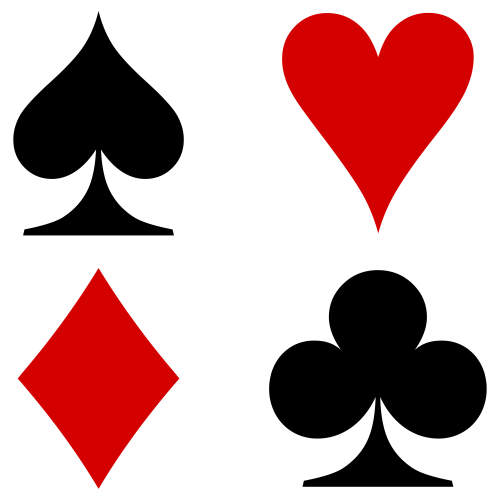
#> input picture Practice/FrenchCardsShapes.png, 500 x 500 px
$ python 12_01_moments_contours.py
#> lines starting #> are read from the running program, lines starting #| are printed output that depends on the picture; after the words box and inside, x2 and y2 are one past the last pixel; in counts of white or black regions, pixels touching at a corner belong together

import numpy as np
import cv2

im = cv2.imread('FrenchCardsShapes.png')
#> im is the input picture: shape (500, 500, 3); mean B, G, R 165.4, 165.4, 199.9
im_orig = im.copy()
im_gray = 255 - cv2.cvtColor(im, cv2.COLOR_BGR2GRAY)
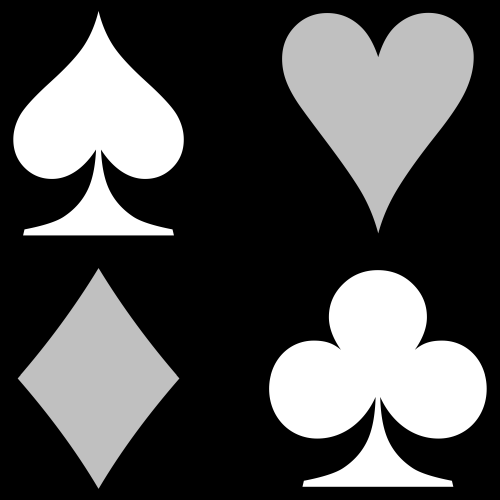
#> im_gray: shape (500, 500); min 0, max 255, mean 79.4
_, im_thresh = cv2.threshold(im_gray, 127, 255, 0)
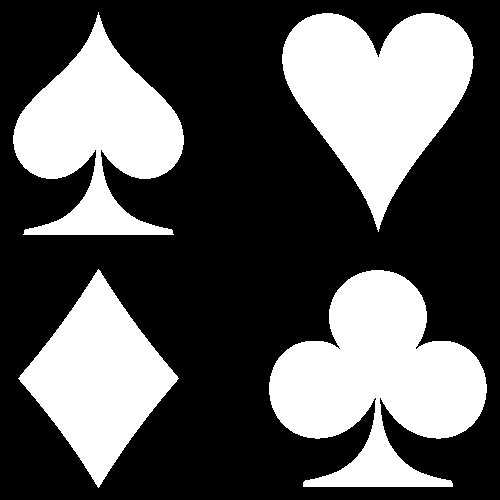
#> im_thresh: shape (500, 500); 35.1% white; 4 white regions

contours, hierarchy = cv2.findContours(im_thresh, cv2.RETR_CCOMP, cv2.CHAIN_APPROX_NONE)
#> contours = 5 contours, 1 with area under 20; largest, box (x1, y1, x2, y2) and area: (269, 270, 487, 487) 26848, (282, 13, 474, 232) 23584, (13, 12, 184, 235) 19295, (18, 269, 179, 488) 16498

print('Hierarchy:')
print(hierarchy)
#| [[[ 2 -1  1 -1]
#|   [-1 -1 -1  0]
#|   [ 3  0 -1 -1]
#|   [ 4  2 -1 -1]
#|   [-1  3 -1 -1]]]

print('Number of contours:', len(contours))
#| Number of contours: 5
for cntr_idx in range(0, len(contours)):
    # Skip if not an outer contour (it has a parent)
    if hierarchy[0][cntr_idx][3] != -1:
        continue

    print('=======================================================================')
    print('Contour index:', cntr_idx)

    print(contours[cntr_idx].shape)
    moments = cv2.moments(contours[cntr_idx], True)
    print('Moments:', moments)
    print('Number of computed moments:', len(moments))
    print('m00:', moments['m00'])

    hu_moments = cv2.HuMoments(moments).flatten()
    print('Hu moments:', hu_moments)
    hu_moments_log = -np.sign(hu_moments) * np.log10(np.abs(hu_moments))
    print('Log transformed Hu moments', hu_moments_log)

    cv2.drawContours(im, contours, cntr_idx, (0, 255, 0), 3)
    cv2.imshow('Contours', im)
    key = cv2.waitKey(0)
    if key == ord('q'):
        break

    im = im_orig.copy()
#> this loop made 1 pass; (key q is pressed on pass 1)
#> hu_moments_log on pass 1: [0.71, 6.9, 3.81, 4.3, -8.35, 7.75, -10.72]
#> (printed output is left out)
#> pass 1, `cv2.imshow('Contours', im)`:
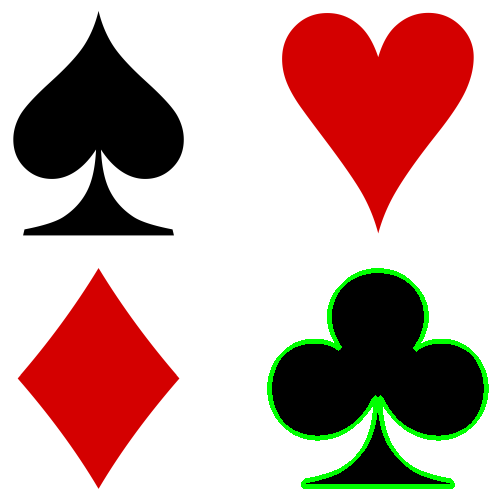
#> window 'Contours': shape (500, 500, 3); mean B, G, R 163.2, 168.5, 197.8

cv2.destroyAllWindows()

$ run again, with Practice/03_pr_fig.png copied over Practice/FrenchCardsShapes.png
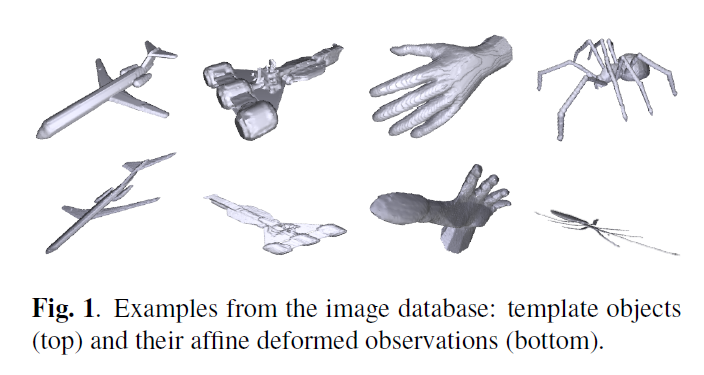
#> input picture Practice/03_pr_fig.png, 704 x 375 px
#> im is the input picture: shape (375, 704, 3); mean B, G, R 240.8, 239.2, 239.2
#> `im_gray = 255 - cv2.cvtColor(im, cv2.COLOR_BGR2GRAY)`:
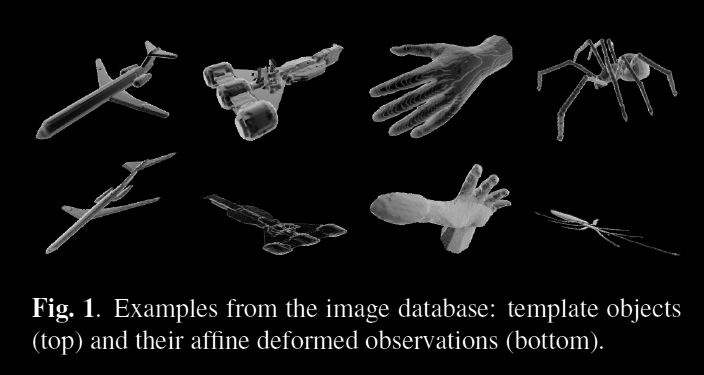
#> im_gray: shape (375, 704); min 0, max 255, mean 15.6
#> `_, im_thresh = cv2.threshold(im_gray, 127, 255, 0)`:
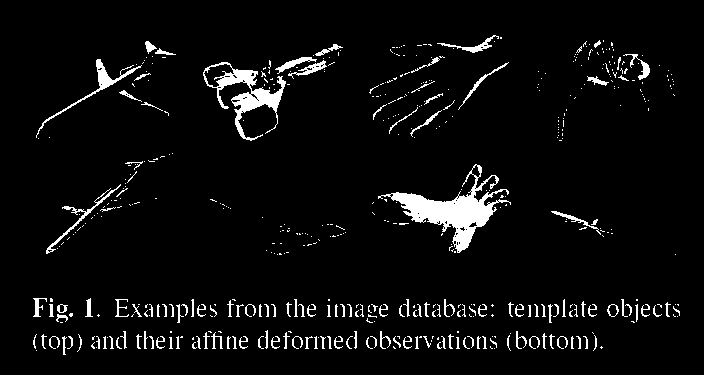
#> im_thresh: shape (375, 704); 5% white; 511 white regions (361 under 20 px)
#> contours = 574 contours, 534 with area under 20; largest, box (x1, y1, x2, y2) and area: (378, 164, 511, 253) 2891, (203, 62, 286, 141) 1832, (36, 59, 142, 138) 414, (203, 63, 235, 88) 390, (46, 184, 121, 254) 222
#> (printed output is left out)
#| Number of contours: 574
#> the loop `for cntr_idx in range(0, len(contours)):` made 1 pass; (key q is pressed on pass 1)
#> (hu_moments, hu_moments_log) on pass 1: ([0, 0, 0, 0, 0, 0, 0], [nan, nan, nan, nan, nan, nan, nan])
#> (printed output is left out)

$ run again, with Practice/03_pr_formula.png copied over Practice/FrenchCardsShapes.png
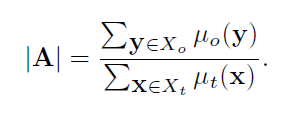
#> input picture Practice/03_pr_formula.png, 297 x 116 px
#> im is the input picture: shape (116, 297, 3); mean B, G, R 245.6, 245.5, 245.4
#> `_, im_thresh = cv2.threshold(im_gray, 127, 255, 0)`:
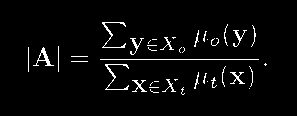
#> im_thresh: shape (116, 297); 3.6% white in thin lines or dots, all inside (x1, y1, x2, y2) = (28, 22, 267, 95)
#> contours = 42 contours, 34 with area under 20; largest, box (x1, y1, x2, y2) and area: (33, 47, 54, 66) 90, (105, 64, 129, 90) 39, (102, 22, 126, 48) 39, (38, 52, 46, 61) 37, (132, 80, 147, 92) 29, (230, 72, 245, 84) 29, (130, 38, 144, 55) 24, (233, 30, 247, 47) 24
#> (printed output is left out)
#| Number of contours: 42
#> the loop `for cntr_idx in range(0, len(contours)):` made 1 pass; (key q is pressed on pass 1)
#> (hu_moments, hu_moments_log) on pass 1: ([0, 0, 0, 0, 0, 0, 0], [nan, nan, nan, nan, nan, nan, nan])
#> (printed output is left out)
#> pass 1, `cv2.imshow('Contours', im)`:
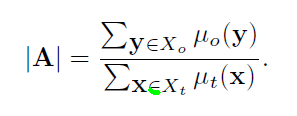
#> window 'Contours': shape (116, 297, 3); mean B, G, R 245.3, 245.5, 245.1

$ run again, with Practice/03_pr_table.png copied over Practice/FrenchCardsShapes.png
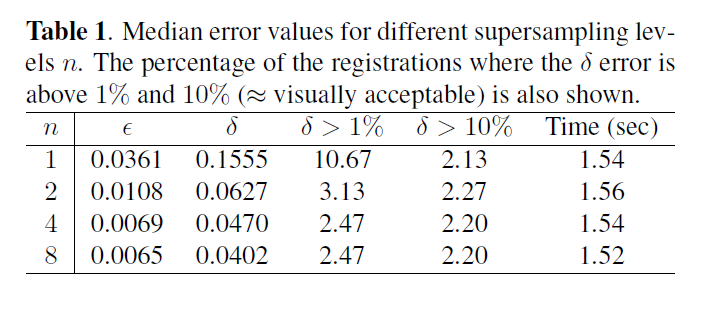
#> input picture Practice/03_pr_table.png, 701 x 311 px
#> im is the input picture: shape (311, 701, 3); mean B, G, R 238.4, 238, 238
#> `im_gray = 255 - cv2.cvtColor(im, cv2.COLOR_BGR2GRAY)`:
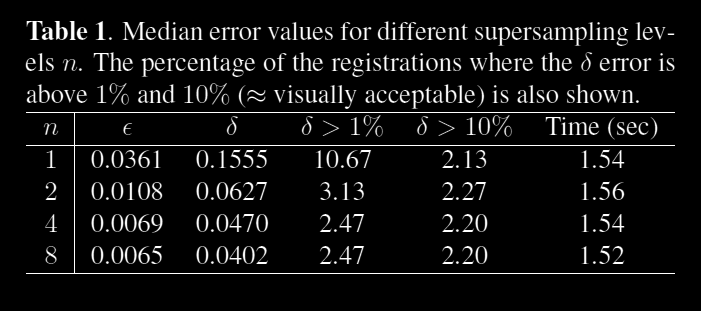
#> im_gray: shape (311, 701); min 0, max 255, mean 16.9
#> `_, im_thresh = cv2.threshold(im_gray, 127, 255, 0)`:
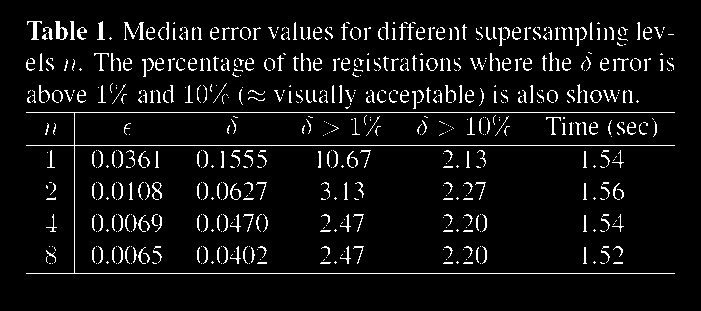
#> im_thresh: shape (311, 701); 6.4% white in thin lines or dots, all inside (x1, y1, x2, y2) = (26, 21, 675, 274)
#> contours = 635 contours, 603 with area under 20; largest, box (x1, y1, x2, y2) and area: (55, 21, 68, 40) 130, (590, 90, 602, 103) 100, (426, 58, 438, 71) 100, (591, 90, 601, 103) 81, (427, 58, 437, 71) 81
#> (printed output is left out)
#| Number of contours: 635
#> the loop `for cntr_idx in range(0, len(contours)):` made 1 pass; (key q is pressed on pass 1)
#> (hu_moments, hu_moments_log) on pass 1: ([0, 0, 0, 0, 0, 0, 0], [nan, nan, nan, nan, nan, nan, nan])
#> (printed output is left out)
